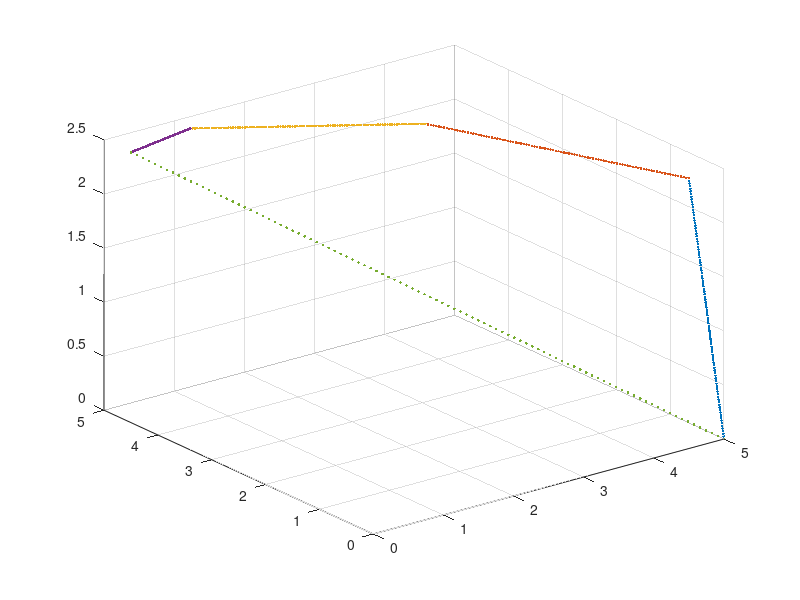

This figure's MATLAB source: (Note: this script raises an error after producing the figure.)
        clc;
        clear all;
        close all;

        a=0;

        point1=[5 0 0];
        point2=[4.5 0 2.5];
        point3=[3.2 3.2 2.5];
        point4=[1 4.7 2.5];
        point5=[0 4.5 2.5];
        point6=[5 0 0];
        orientation=-pi/2;

        steps=100;

        x12points=linspace(point1(1),point2(1),steps);
        y12points=linspace(point1(2),point2(2),steps);
        z12points=linspace(point1(3),point2(3),steps);

        x23points=linspace(point2(1),point3(1),steps);
        y23points=linspace(point2(2),point3(2),steps);
        z23points=linspace(point2(3),point3(3),steps);

        x34points=linspace(point3(1),point4(1),steps);
        y34points=linspace(point3(2),point4(2),steps);
        z34points=linspace(point3(3),point4(3),steps);

        x45points=linspace(point4(1),point5(1),steps);
        y45points=linspace(point4(2),point5(2),steps);
        z45points=linspace(point4(3),point5(3),steps);

        x56points=linspace(point5(1),point6(1),steps);
        y56points=linspace(point5(2),point6(2),steps);
        z56points=linspace(point5(3),point6(3),steps);

        scatter3(x12points,y12points,z12points,'.');
        scatter3(x23points,y23points,z23points,'.');



        for a=1:steps;

            scatter3(x12points,y12points,z12points,'.');
            hold on
            scatter3(x23points,y23points,z23points,'.');
            hold on
            scatter3(x34points,y34points,z34points,'.');
            hold on
            scatter3(x45points,y45points,z45points,'.');
            hold on
            scatter3(x56points,y56points,z56points,'.');
            hold on

           IKinput12=[x12points(a),y12points(a),z12points(a),orientation];
           IKoutput12=fullIK(IKinput12);
           FKoutput12=fullFK(IKoutput12);

           plot3(FKoutput12(:,1),FKoutput12(:,2),FKoutput12(:,3),'ko-');
           axis([-2 8 -2 8 -2 8]);
            xlabel('x')
            ylabel('y')
            zlabel('z')
           grid on;
           hold on;
           pause(0.001);
           hold off;

        end
        for b=1:steps;

            scatter3(x12points,y12points,z12points,'.');
            hold on
            scatter3(x23points,y23points,z23points,'.');
            hold on
            scatter3(x34points,y34points,z34points,'.');
            hold on
            scatter3(x45points,y45points,z45points,'.');
            hold on
            scatter3(x56points,y56points,z56points,'.');
            hold on

               IKinput23=[x23points(b),y23points(b),z23points(b),orientation];
               IKoutput23=fullIK(IKinput23);
               FKoutput23=fullFK(IKoutput23);

               plot3(FKoutput23(:,1),FKoutput23(:,2),FKoutput23(:,3),'ko-');
               axis([-2 8 -2 8 -2 8]);
                xlabel('x')
                ylabel('y')
                zlabel('z')
               grid on;
              hold on;
               pause(0.001);
              hold off;    
        end
           for c=1:steps;

            scatter3(x12points,y12points,z12points,'.');
            hold on
            scatter3(x23points,y23points,z23points,'.');
            hold on
            scatter3(x34points,y34points,z34points,'.');
            hold on
            scatter3(x45points,y45points,z45points,'.');
            hold on
            scatter3(x56points,y56points,z56points,'.');
            hold on


               IKinput34=[x34points(c),y34points(c),z34points(c),orientation];
               IKoutput34=fullIK(IKinput34);
               FKoutput34=fullFK(IKoutput34);

               plot3(FKoutput34(:,1),FKoutput34(:,2),FKoutput34(:,3),'ko-');
               axis([-2 8 -2 8 -2 8]);
                   xlabel('x')
                   ylabel('y')
                   zlabel('z')
               grid on;
               hold on;
               pause(0.001);
               hold off;
           end
           for d=1:steps;

                  scatter3(x12points,y12points,z12points,'.');
            hold on
            scatter3(x23points,y23points,z23points,'.');
            hold on
            scatter3(x34points,y34points,z34points,'.');
            hold on
            scatter3(x45points,y45points,z45points,'.');
            hold on
            scatter3(x56points,y56points,z56points,'.');
            hold on


               IKinput45=[x45points(d),y45points(d),z45points(d),orientation];
               IKoutput45=fullIK(IKinput45);
               FKoutput45=fullFK(IKoutput45);

               plot3(FKoutput45(:,1),FKoutput45(:,2),FKoutput45(:,3),'ko-');
               axis([-2 8 -2 8 -2 8]);
                   xlabel('x')
                   ylabel('y')
                   zlabel('z')
               grid on;
               hold on;
               pause(0.001);
               hold off;
           end

           for e=1:steps;

                  scatter3(x12points,y12points,z12points,'.');
            hold on
            scatter3(x23points,y23points,z23points,'.');
            hold on
            scatter3(x34points,y34points,z34points,'.');
            hold on
            scatter3(x45points,y45points,z45points,'.');
            hold on
            scatter3(x56points,y56points,z56points,'.');
            hold on


               IKinput56=[x56points(e),y56points(e),z56points(e),orientation];
               IKoutput56=fullIK(IKinput56);
               FKoutput56=fullFK(IKoutput56);

               plot3(FKoutput56(:,1),FKoutput56(:,2),FKoutput56(:,3),'ko-');
               axis([-2 8 -2 8 -2 8]);
                   xlabel('x')
                   ylabel('y')
                   zlabel('z')
               grid on;
               hold on;
               pause(0.001);
               hold off;
           end 
        function thetas=fullIK(xyzpTarget)

        ll1=0;
        ll2=3;
        ll3=3;
        ll4=1;
        ll5=0;

        pEX=xyzpTarget(1);
        pEY=xyzpTarget(2);
        pEZ=xyzpTarget(3);
        pEP=xyzpTarget(4);

        %theta 1
        theta1=atan2(pEY,pEX);

        %theta 3
        pX4=sqrt(pEX^2+pEY^2)-((ll4+ll5)*cos(pEP));
        pZ4=(pEZ-ll1)-((ll4+ll5)*sin(pEP));

        costh3=(pX4^2+pZ4^2-ll2^2-ll3^2)/(2*ll2*ll3);
        sinth3=-sqrt(1-(costh3)^2);
        theta3=atan2(sinth3,costh3);

        %theta 2
        costh2=((pX4*(ll2+(ll3*cos(theta3))))+(pZ4*ll3*sin(theta3)))/(pX4^2+pZ4^2);
        sinth2=sqrt(1-costh2^2);
        theta2=atan2(sinth2,costh2);

        %theta 4
        theta4=pEP-theta2-theta3;

        thetas=[theta1 theta2 theta3 theta4 0];

        end

        function joints=fullFK(angles)

        tt1=angles(1);
        tt2=angles(2);
        tt3=angles(3);
        tt4=angles(4);
        tt5=angles(5);

        ll1=0;
        ll2=3;
        ll3=3;
        ll4=1;

        dht1=[deg2rad(90) 0 0 tt1];
        dht2=[0 ll2 0 tt2];
        dht3=[0 ll3 0 tt3];
        dht4=[deg2rad(-90) ll4 0 tt4];
        dht5=[0 0 0 tt5];

        DHmaster=DHT(dht1)*DHT(dht2)*DHT(dht3)*DHT(dht4)*DHT(dht5);
        dhp4=DHT(dht1)*DHT(dht2)*DHT(dht3)*DHT(dht4);
        dhp3=DHT(dht1)*DHT(dht2)*DHT(dht3);
        dhp2=DHT(dht1)*DHT(dht2);
        dhp1=DHT(dht1);

        xyz1(1,:)=DHmaster(1:3,4);
        xyz2(1,:)=dhp4(1:3,4);
        xyz3(1,:)=dhp3(1:3,4);
        xyz4(1,:)=dhp2(1:3,4);
        xyz5(1,:)=dhp1(1:3,4);

        joints=[xyz1(1,:);xyz2(1,:);xyz3(1,:);xyz4(1,:);xyz5(1,:)];

        end

        function DHTmatrix=DHT(ipDHpara)    %(an_1,alphan_1,dn,thetan)

        an_1=ipDHpara(2);
        alphan_1=ipDHpara(1);
        dn=ipDHpara(3);
        thetan=ipDHpara(4);

        sa=sin(alphan_1);
        st=sin(thetan);
        ca=cos(alphan_1);
        ct=cos(thetan);

        DHTmatrix=[ct -ca*st sa*st an_1*ct;
                   st ca*ct -sa*ct an_1*st;
                   0 sa ca dn
                   0 0 0 1];
        end
